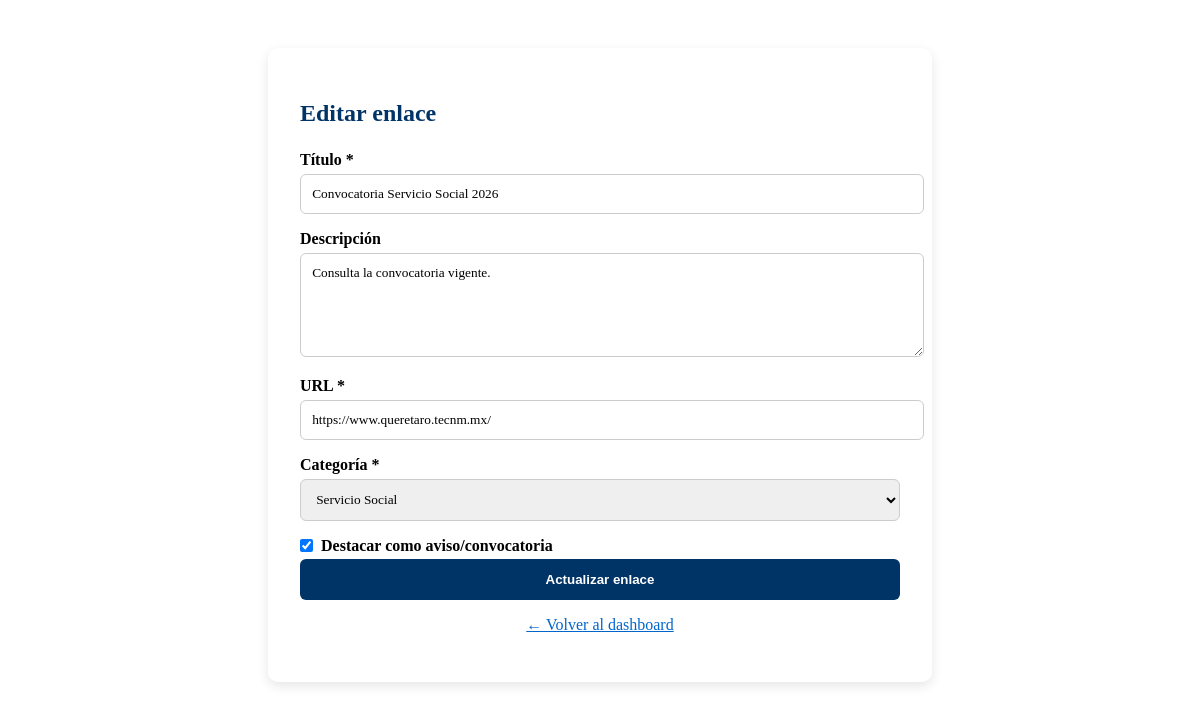
/admin/editar.php?id=1 (signed in), run on the app's committed database.
### tables this page shows
CREATE TABLE enlaces (
    id INT AUTO_INCREMENT PRIMARY KEY,
    titulo VARCHAR(150) NOT NULL,
    descripcion TEXT,
    url VARCHAR(500) NOT NULL,
    categoria_id INT NOT NULL,
    destacado TINYINT(1) DEFAULT 0,
    fecha_creacion TIMESTAMP DEFAULT CURRENT_TIMESTAMP,
    FOREIGN KEY (categoria_id) REFERENCES categorias(id) ON DELETE CASCADE
);

CREATE TABLE categorias (
    id INT AUTO_INCREMENT PRIMARY KEY,
    nombre VARCHAR(100) NOT NULL,
    descripcion VARCHAR(255) DEFAULT NULL
);

### admin/editar.php (the view, shortened to what this page needs)
<?php
require_once '../config/db.php';
$id = (int)($_GET['id'] ?? 0);
$stmt = $pdo->prepare("SELECT * FROM enlaces WHERE id = ?");
$stmt->execute([$id]);
$enlace = $stmt->fetch();
$categorias = $pdo->query("SELECT * FROM categorias ORDER BY nombre")->fetchAll();
?>
<!DOCTYPE html>
<html lang="es">
<head>
    <link rel="stylesheet" href="../assets/css/style.css">
</head>
<body>
    <div class="form-box">
        <h2>Editar enlace</h2>
        <form method="POST">
            <label>Título *</label>
            <input type="text" name="titulo" value="<?= htmlspecialchars($enlace['titulo']) ?>" required>
            <label>Descripción</label>
            <textarea name="descripcion"><?= htmlspecialchars($enlace['descripcion']) ?></textarea>
            <label>URL *</label>
            <input type="url" name="url" value="<?= htmlspecialchars($enlace['url']) ?>" required>
            <label>Categoría *</label>
            <select name="categoria_id" required>
                <?php foreach ($categorias as $c): ?>
                    <option value="<?= $c['id'] ?>" <?= $c['id'] == $enlace['categoria_id'] ? 'selected' : '' ?>>
                        <?= htmlspecialchars($c['nombre']) ?>
                    </option>
                <?php endforeach; ?>
            </select>
            <label style="display:flex; align-items:center; gap:0.5rem;">
                <input type="checkbox" name="destacado" style="width:auto; margin:0;" <?= $enlace['destacado'] ? 'checked' : '' ?>> Destacar como aviso/convocatoria
            </label>
            <button type="submit">Actualizar enlace</button>
        </form>
        <p style="text-align:center; margin-top:1rem;"><a href="dashboard.php" style="color:#0066cc;">← Volver al dashboard</a></p>
    </div>
</body>
</html>

### admin/editar.php (style rules this page uses)
.form-box { max-width: 600px; margin: 3rem auto; background: white; padding: 2rem; border-radius: 10px; box-shadow: 0 4px 12px rgba(0,0,0,0.1); }
.form-box h2 { color: #003366; margin-bottom: 1.5rem; }
.form-box label { display: block; margin-bottom: 0.3rem; font-weight: 600; }
.form-box input, .form-box textarea, .form-box select { width: 100%; padding: 0.7rem; margin-bottom: 1rem; border: 1px solid #ccc; border-radius: 6px; font-family: inherit; }
.form-box textarea { resize: vertical; min-height: 80px; }
.form-box button { width: 100%; padding: 0.8rem; background: #003366; color: white; border: none; border-radius: 6px; cursor: pointer; font-weight: 600; }

### data on the page
enlaces: titulo "Convocatoria Servicio Social 2026", descripcion "Consulta la convocatoria vigente.", url "https://www.queretaro.tecnm.mx/", categoria_id "Servicio Social", destacado "☑"
